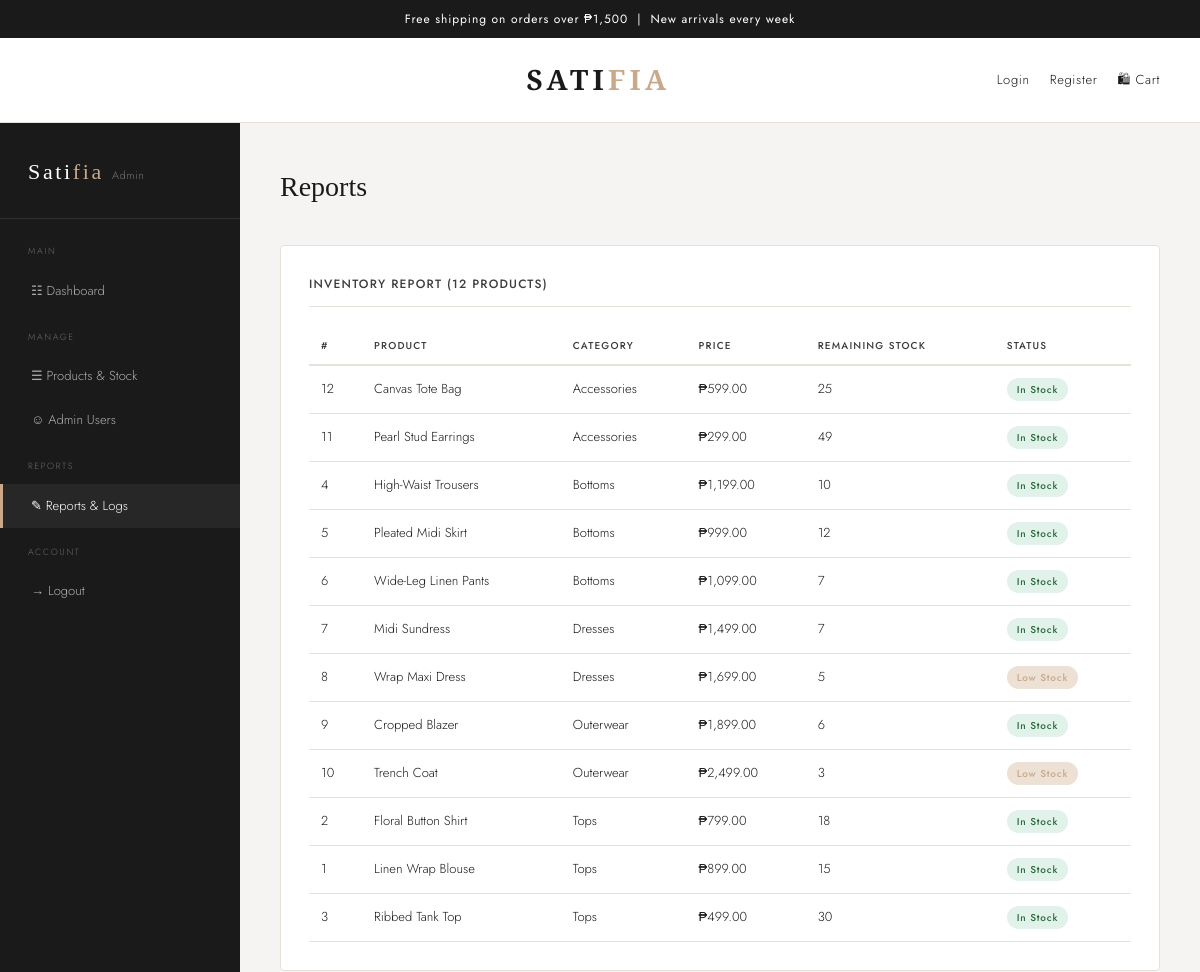
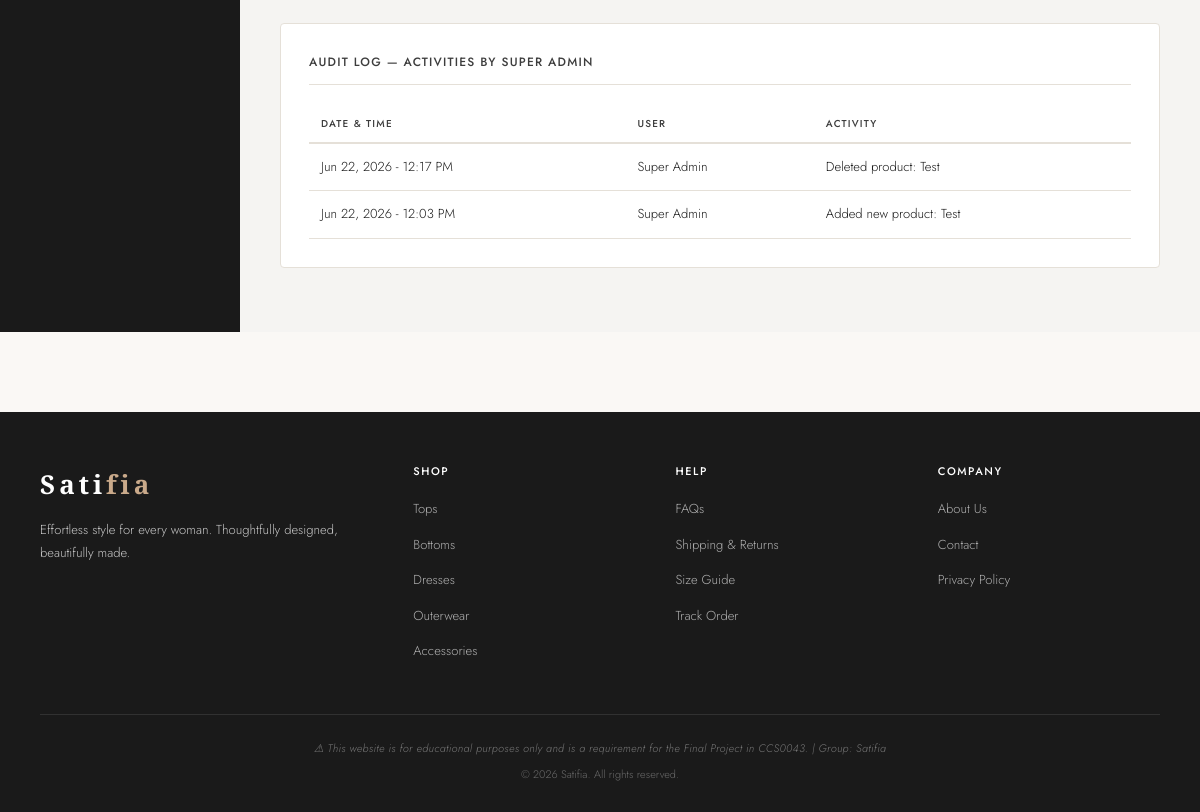
Screenshot of /admin/reports.php (signed in) with the database file from the repository (2 pictures, top to bottom).
### tables this page shows
CREATE TABLE `tblproducts` (
  `id` int(11) NOT NULL,
  `name` varchar(150) NOT NULL,
  `category` varchar(50) NOT NULL,
  `image` varchar(150) NOT NULL DEFAULT '',
  `price` decimal(10,2) NOT NULL,
  `stock` int(11) NOT NULL DEFAULT 0,
  `date_created` timestamp NOT NULL DEFAULT current_timestamp()
);

CREATE TABLE `tblaudit_log` (
  `id` int(11) NOT NULL,
  `admin_id` int(11) NOT NULL,
  `admin_name` varchar(100) NOT NULL,
  `action` varchar(255) NOT NULL,
  `date_created` timestamp NOT NULL DEFAULT current_timestamp()
);

### admin/reports.php (the view, shortened to what this page needs)
<?php
    include('../db.php');
    include('../include/header.php');
    $inv_sql = "SELECT * FROM tblproducts ORDER BY category ASC, name ASC";
    $inv_result = mysqli_query($conn, $inv_sql);
    $total_products = mysqli_num_rows($inv_result);
    $current_admin_id = (int) $_SESSION['admin_id'];
    $log_sql = "SELECT * FROM tblaudit_log WHERE admin_id = '$current_admin_id' ORDER BY date_created DESC LIMIT 50";
    $log_result = mysqli_query($conn, $log_sql);
?>
<div class="admin-layout">
    <?php include('include/admin_sidebar.php'); ?>
    <main class="admin-main">
        <div class="admin-topbar">
            <h1 class="admin-page-title">Reports</h1>
        </div>
        <div class="admin-card">
            <p class="admin-card-title">Inventory Report (<?= $total_products; ?> products)</p>
            <table class="admin-table">
                <thead>
                    <tr>
                        <th>#</th>
                        <th>Product</th>
                        <th>Category</th>
                        <th>Price</th>
                        <th>Remaining Stock</th>
                        <th>Status</th>
                    </tr>
                </thead>
                <tbody>
                    <?php while($item = mysqli_fetch_assoc($inv_result)): ?>
                    <tr>
                        <td><?= $item['id']; ?></td>
                        <td><?= htmlspecialchars($item['name']); ?></td>
                        <td><?= htmlspecialchars($item['category']); ?></td>
                        <td>&#8369;<?= number_format($item['price'], 2); ?></td>
                        <td><?= $item['stock']; ?></td>
                        <td>
                            <?php if($item['stock'] == 0): ?>
                                <span class="badge badge-inactive">Out of Stock</span>
                            <?php elseif($item['stock'] <= 5): ?>
                                <span class="badge badge-staff">Low Stock</span>
                            <?php else: ?>
                                <span class="badge badge-active">In Stock</span>
                            <?php endif; ?>
                        </td>
                    </tr>
                    <?php endwhile; ?>
                </tbody>
            </table>
        </div>
        <div class="admin-card">
            <p class="admin-card-title">Audit Log &mdash; Activities by <?= htmlspecialchars($_SESSION['admin_name']); ?></p>
            <?php if(mysqli_num_rows($log_result) > 0): ?>
            <table class="admin-table">
                <thead>
                    <tr>
                        <th>Date &amp; Time</th>
                        <th>User</th>
                        <th>Activity</th>
                    </tr>
                </thead>
                <tbody>
                    <?php while($log = mysqli_fetch_assoc($log_result)): ?>
                    <tr>
                        <td><?= date('M d, Y - h:i A', strtotime($log['date_created'])); ?></td>
                        <td><?= htmlspecialchars($log['admin_name']); ?></td>
                        <td><?= htmlspecialchars($log['action']); ?></td>
                    </tr>
                    <?php endwhile; ?>
                </tbody>
            </table>
            <?php else: ?>
            <p style="font-size:13px; color: var(--charcoal); padding: 20px 0;">No activity recorded yet.</p>
            <?php endif; ?>
        </div>
    </main>
</div>
<?php
    include('../include/footer.php');
?>

### css/style.css (style rules this page uses)
*, *::before, *::after { margin: 0; padding: 0; box-sizing: border-box; }
:root { --cream: #FAF8F5; --white: #FFFFFF; --black: #1A1A1A; --charcoal: #3D3D3D; --nude: #C9A98A; --nude-lt: #EDE0D4; --border: #E5E0D8; --danger: #B00020; --success: #2E6B3E; --font-display: 'Cormorant Garamond', serif; --font-body: 'Jost', sans-serif; }
body { background-color: var(--cream); color: var(--black); font-family: var(--font-body); font-weight: 300; font-size: 15px; line-height: 1.7; }
.admin-layout { display: grid; grid-template-columns: 240px 1fr; min-height: 100vh; }
.admin-main { background-color: #F5F4F2; padding: 40px; }
.admin-topbar { display: flex; justify-content: space-between; align-items: center; margin-bottom: 34px; }
.admin-page-title { font-family: var(--font-display); font-size: 28px; font-weight: 300; }
.admin-card { background-color: var(--white); border: 1px solid var(--border); border-radius: 4px; padding: 28px; margin-bottom: 24px; }
.admin-card-title { font-size: 12px; font-weight: 500; letter-spacing: 0.1em; text-transform: uppercase; color: var(--charcoal); margin-bottom: 20px; padding-bottom: 12px; border-bottom: 1px solid var(--border); }
.admin-table { width: 100%; border-collapse: collapse; font-size: 13px; }
.admin-table th { text-align: left; font-size: 10px; letter-spacing: 0.12em; text-transform: uppercase; color: var(--charcoal); font-weight: 500; padding: 10px 12px; border-bottom: 2px solid var(--border); }
.admin-table td { padding: 12px 12px; border-bottom: 1px solid var(--border); vertical-align: middle; }
.badge { display: inline-block; padding: 3px 10px; font-size: 10px; letter-spacing: 0.08em; font-weight: 500; border-radius: 20px; }
.badge-active { background-color: #e0f2e9; color: var(--success); }
.badge-staff { background-color: var(--nude-lt); color: var(--nude); }

### rows the page displays
tblproducts: id "12", name "Canvas Tote Bag", category "Accessories", price "599.00", stock "25", shows "In Stock"
tblproducts: id "11", name "Pearl Stud Earrings", category "Accessories", price "299.00", stock "49", shows "In Stock"
tblproducts: id "4", name "High-Waist Trousers", category "Bottoms", price "1,199.00", stock "10", shows "In Stock"
tblproducts: id "5", name "Pleated Midi Skirt", category "Bottoms", price "999.00", stock "12", shows "In Stock"
tblproducts: id "6", name "Wide-Leg Linen Pants", category "Bottoms", price "1,099.00", stock "7", shows "In Stock"
tblproducts: id "7", name "Midi Sundress", category "Dresses", price "1,499.00", stock "7", shows "In Stock"
tblproducts: id "8", name "Wrap Maxi Dress", category "Dresses", price "1,699.00", stock "5", shows "Low Stock"
tblproducts: id "9", name "Cropped Blazer", category "Outerwear", price "1,899.00", stock "6", shows "In Stock"
tblproducts: id "10", name "Trench Coat", category "Outerwear", price "2,499.00", stock "3", shows "Low Stock"
tblproducts: id "2", name "Floral Button Shirt", category "Tops", price "799.00", stock "18", shows "In Stock"
tblproducts: id "1", name "Linen Wrap Blouse", category "Tops", price "899.00", stock "15", shows "In Stock"
tblproducts: id "3", name "Ribbed Tank Top", category "Tops", price "499.00", stock "30", shows "In Stock"
tblaudit_log: date_created "Jun 22, 2026 - 12:17 PM", admin_name "Super Admin", action "Deleted product: Test"
tblaudit_log: date_created "Jun 22, 2026 - 12:03 PM", admin_name "Super Admin", action "Added new product: Test"

### other values shown
$total_products "12"
$_SESSION['admin_name'] "SUPER ADMIN"
